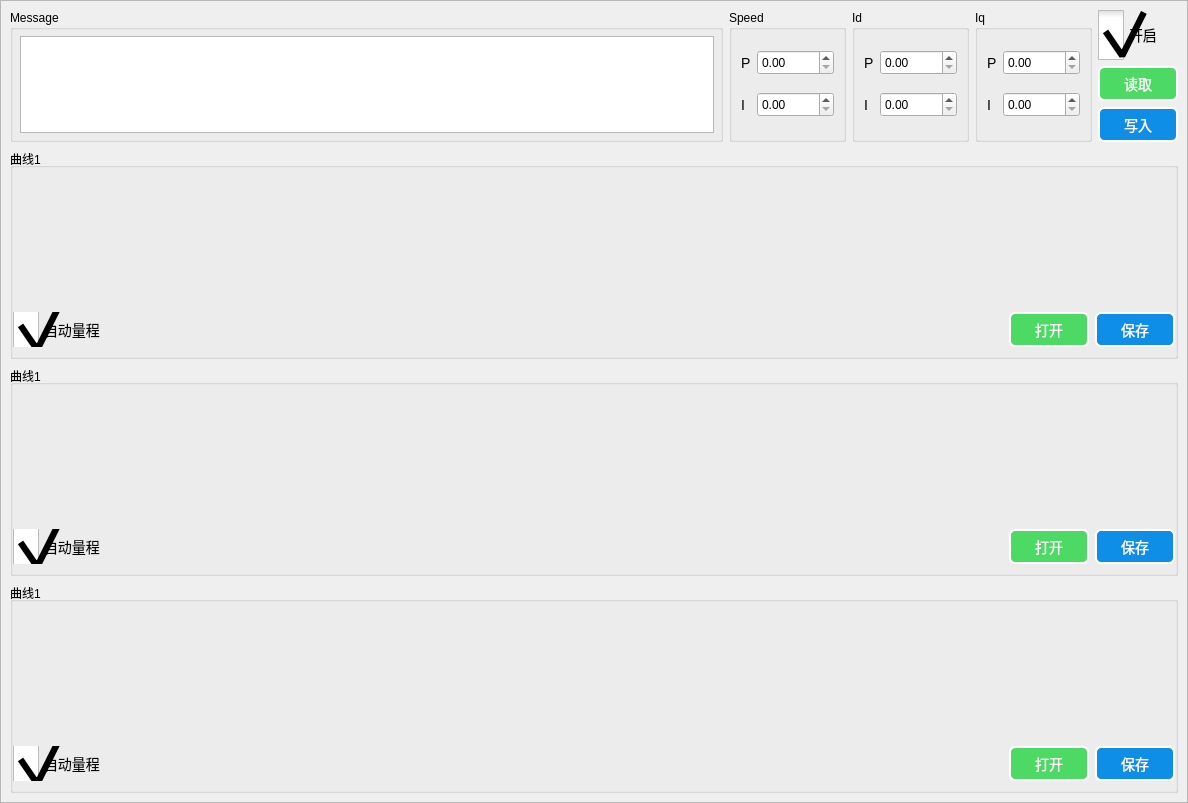
<?xml version="1.0" encoding="UTF-8"?>
<ui version="4.0">
 <class>MPlotUi</class>
 <widget class="QWidget" name="MPlotUi">
  <property name="geometry">
   <rect>
    <x>0</x>
    <y>0</y>
    <width>1188</width>
    <height>803</height>
   </rect>
  </property>
  <property name="windowTitle">
   <string>Form</string>
  </property>
  <property name="styleSheet">
   <string notr="true">


QTextBrowser{
	color: green;
}


QLabel{
    color: black;
    qproperty-alignment: AlignCenter;
	
    /*font-family: 'Verdana';*/
    font-size: 14px;}

/* ******************QPushButton****************** */
QPushButton{
    background-color: rgb(14, 142, 231);
	border-style: outset;
    border-width: 2px;
	border-radius: 6px;
    color: white;
	font-size: 14px;
}

QPushButton:hover{
    background-color: rgb(57, 159, 251);
}

QPushButton:pressed{
    background-color: rgb(0, 125, 213);
}

QPushButton:disabled{
    background-color: gray;
}

QCheckBox{
	font-size: 14px;
	alignment:center}


QRadioButton{
	font-size: 14px;
	alignment:center}

    /*RadioButton样式设置*/
    QRadioButton::indicator { 
    	width: 17px;
    	height: 17px;
    }
    /*单选框未选中样式*/
    QRadioButton::indicator::unchecked {
    	
    	image: url(:/images/skin/images/radiob-unchecked.png);
    }
    /*单选框选中样式*/
    QRadioButton::indicator::checked { 
    	image: url(:/images/skin/images/radiob-checked.png);
    }
    /*RadioButton和checkbox字体和间距设置*/
    QRadioButton ,QCheckBox{
    	spacing: 5px;
    	font-size: 14px;
    }
    /*checkbox样式设置*/
    QCheckBox::indicator { 
    	width: 26px;
    	height: 50px;
    }
    /*未选中*/
    QCheckBox::indicator::unchecked {	
    	image: url(:/images/skin/images/checkb-unche.png);
    }
    /*选中*/
    QCheckBox::indicator::checked { 
    	image: url(:/images/skin/images/checkb_check.png);
    }

</string>
  </property>
  <layout class="QGridLayout" name="gridLayout_3">
   <property name="leftMargin">
    <number>0</number>
   </property>
   <property name="topMargin">
    <number>0</number>
   </property>
   <property name="rightMargin">
    <number>0</number>
   </property>
   <property name="bottomMargin">
    <number>0</number>
   </property>
   <item row="0" column="0">
    <widget class="QScrollArea" name="scrollArea">
     <property name="horizontalScrollBarPolicy">
      <enum>Qt::ScrollBarAlwaysOff</enum>
     </property>
     <property name="widgetResizable">
      <bool>true</bool>
     </property>
     <widget class="QWidget" name="scrollAreaWidgetContents">
      <property name="geometry">
       <rect>
        <x>0</x>
        <y>0</y>
        <width>1186</width>
        <height>801</height>
       </rect>
      </property>
      <property name="minimumSize">
       <size>
        <width>0</width>
        <height>800</height>
       </size>
      </property>
      <layout class="QGridLayout" name="gridLayout_7">
       <item row="0" column="0">
        <layout class="QGridLayout" name="gridLayout_2">
         <item row="0" column="0" rowspan="3">
          <widget class="QGroupBox" name="groupBox_2">
           <property name="maximumSize">
            <size>
             <width>16777215</width>
             <height>888888</height>
            </size>
           </property>
           <property name="title">
            <string>Message</string>
           </property>
           <layout class="QGridLayout" name="gridLayout_4">
            <property name="leftMargin">
             <number>7</number>
            </property>
            <property name="topMargin">
             <number>6</number>
            </property>
            <property name="rightMargin">
             <number>6</number>
            </property>
            <property name="bottomMargin">
             <number>6</number>
            </property>
            <item row="0" column="0">
             <widget class="QTextBrowser" name="textBrowser"/>
            </item>
           </layout>
          </widget>
         </item>
         <item row="0" column="1" rowspan="3">
          <widget class="QGroupBox" name="groupBox_4">
           <property name="sizePolicy">
            <sizepolicy hsizetype="Preferred" vsizetype="Preferred">
             <horstretch>0</horstretch>
             <verstretch>0</verstretch>
            </sizepolicy>
           </property>
           <property name="title">
            <string>Speed</string>
           </property>
           <layout class="QGridLayout" name="gridLayout">
            <item row="0" column="0">
             <widget class="QLabel" name="label_6">
              <property name="text">
               <string>P</string>
              </property>
             </widget>
            </item>
            <item row="0" column="1">
             <widget class="QDoubleSpinBox" name="SpinBox_speedPRW">
              <property name="minimumSize">
               <size>
                <width>0</width>
                <height>25</height>
               </size>
              </property>
              <property name="maximumSize">
               <size>
                <width>16777215</width>
                <height>25</height>
               </size>
              </property>
              <property name="maximum">
               <double>99999.990000000005239</double>
              </property>
             </widget>
            </item>
            <item row="1" column="0">
             <widget class="QLabel" name="label_7">
              <property name="text">
               <string>I</string>
              </property>
             </widget>
            </item>
            <item row="1" column="1">
             <widget class="QDoubleSpinBox" name="SpinBox_speedIRW">
              <property name="minimumSize">
               <size>
                <width>0</width>
                <height>25</height>
               </size>
              </property>
              <property name="maximumSize">
               <size>
                <width>16777215</width>
                <height>25</height>
               </size>
              </property>
              <property name="maximum">
               <double>99999.990000000005239</double>
              </property>
             </widget>
            </item>
           </layout>
           <zorder>SpinBox_speedPRW</zorder>
           <zorder>label_7</zorder>
           <zorder>label_6</zorder>
           <zorder>SpinBox_speedIRW</zorder>
          </widget>
         </item>
         <item row="0" column="2" rowspan="3">
          <widget class="QGroupBox" name="groupBox_5">
           <property name="sizePolicy">
            <sizepolicy hsizetype="Preferred" vsizetype="Preferred">
             <horstretch>0</horstretch>
             <verstretch>0</verstretch>
            </sizepolicy>
           </property>
           <property name="title">
            <string>Id</string>
           </property>
           <layout class="QGridLayout" name="gridLayout_5">
            <item row="0" column="0">
             <widget class="QLabel" name="label_12">
              <property name="text">
               <string>P</string>
              </property>
             </widget>
            </item>
            <item row="0" column="1">
             <widget class="QDoubleSpinBox" name="SpinBox_idPRW">
              <property name="minimumSize">
               <size>
                <width>0</width>
                <height>25</height>
               </size>
              </property>
              <property name="maximumSize">
               <size>
                <width>16777215</width>
                <height>25</height>
               </size>
              </property>
              <property name="maximum">
               <double>99999.990000000005239</double>
              </property>
             </widget>
            </item>
            <item row="1" column="0">
             <widget class="QLabel" name="label_13">
              <property name="text">
               <string>I</string>
              </property>
             </widget>
            </item>
            <item row="1" column="1">
             <widget class="QDoubleSpinBox" name="SpinBox_idIRW">
              <property name="minimumSize">
               <size>
                <width>0</width>
                <height>25</height>
               </size>
              </property>
              <property name="maximumSize">
               <size>
                <width>16777215</width>
                <height>25</height>
               </size>
              </property>
              <property name="maximum">
               <double>99999.990000000005239</double>
              </property>
             </widget>
            </item>
           </layout>
           <zorder>SpinBox_idPRW</zorder>
           <zorder>label_13</zorder>
           <zorder>SpinBox_idIRW</zorder>
           <zorder>label_12</zorder>
          </widget>
         </item>
         <item row="0" column="3" rowspan="3">
          <widget class="QGroupBox" name="groupBox_6">
           <property name="sizePolicy">
            <sizepolicy hsizetype="Preferred" vsizetype="Preferred">
             <horstretch>0</horstretch>
             <verstretch>0</verstretch>
            </sizepolicy>
           </property>
           <property name="title">
            <string>Iq</string>
           </property>
           <layout class="QGridLayout" name="gridLayout_6">
            <item row="0" column="0">
             <widget class="QLabel" name="label_14">
              <property name="text">
               <string>P</string>
              </property>
             </widget>
            </item>
            <item row="0" column="1">
             <widget class="QDoubleSpinBox" name="SpinBox_iqPRW">
              <property name="minimumSize">
               <size>
                <width>0</width>
                <height>25</height>
               </size>
              </property>
              <property name="maximumSize">
               <size>
                <width>16777215</width>
                <height>25</height>
               </size>
              </property>
              <property name="maximum">
               <double>99999.990000000005239</double>
              </property>
             </widget>
            </item>
            <item row="1" column="0">
             <widget class="QLabel" name="label_15">
              <property name="text">
               <string>I</string>
              </property>
             </widget>
            </item>
            <item row="1" column="1">
             <widget class="QDoubleSpinBox" name="SpinBox_iqIRW">
              <property name="minimumSize">
               <size>
                <width>0</width>
                <height>25</height>
               </size>
              </property>
              <property name="maximumSize">
               <size>
                <width>16777215</width>
                <height>25</height>
               </size>
              </property>
              <property name="maximum">
               <double>99999.990000000005239</double>
              </property>
             </widget>
            </item>
           </layout>
           <zorder>SpinBox_iqPRW</zorder>
           <zorder>label_15</zorder>
           <zorder>SpinBox_iqIRW</zorder>
           <zorder>label_14</zorder>
          </widget>
         </item>
         <item row="0" column="4">
          <widget class="QCheckBox" name="checkBox_4">
           <property name="text">
            <string>开启</string>
           </property>
           <property name="checked">
            <bool>true</bool>
           </property>
          </widget>
         </item>
         <item row="1" column="4">
          <widget class="QPushButton" name="plotPauseBtn0_3">
           <property name="minimumSize">
            <size>
             <width>80</width>
             <height>35</height>
            </size>
           </property>
           <property name="styleSheet">
            <string notr="true">QPushButton{
    background-color: rgb(76, 218, 100);
	border-style: outset;
    border-width: 2px;
	border-radius: 6px;
    color: white;
	font-size: 14px;
}

QPushButton:hover{
    background-color: rgb(110, 230, 120);
}

QPushButton:pressed{
    background-color: rgb(50, 200, 80);
}

QPushButton:disabled{
    background-color: gray;
}</string>
           </property>
           <property name="text">
            <string>读取</string>
           </property>
          </widget>
         </item>
         <item row="2" column="4">
          <widget class="QPushButton" name="plotPauseBtn0_2">
           <property name="minimumSize">
            <size>
             <width>80</width>
             <height>35</height>
            </size>
           </property>
           <property name="text">
            <string>写入</string>
           </property>
          </widget>
         </item>
         <item row="3" column="0" colspan="5">
          <widget class="QGroupBox" name="groupBox">
           <property name="sizePolicy">
            <sizepolicy hsizetype="Expanding" vsizetype="Expanding">
             <horstretch>0</horstretch>
             <verstretch>0</verstretch>
            </sizepolicy>
           </property>
           <property name="minimumSize">
            <size>
             <width>0</width>
             <height>150</height>
            </size>
           </property>
           <property name="maximumSize">
            <size>
             <width>16777215</width>
             <height>300</height>
            </size>
           </property>
           <property name="title">
            <string>曲线1</string>
           </property>
           <property name="alignment">
            <set>Qt::AlignLeading|Qt::AlignLeft|Qt::AlignVCenter</set>
           </property>
           <layout class="QVBoxLayout" name="verticalLayout">
            <property name="leftMargin">
             <number>0</number>
            </property>
            <property name="rightMargin">
             <number>0</number>
            </property>
            <item>
             <widget class="QCustomPlot" name="customPlot" native="true">
              <property name="sizePolicy">
               <sizepolicy hsizetype="Expanding" vsizetype="Expanding">
                <horstretch>0</horstretch>
                <verstretch>0</verstretch>
               </sizepolicy>
              </property>
              <property name="minimumSize">
               <size>
                <width>0</width>
                <height>150</height>
               </size>
              </property>
             </widget>
            </item>
            <item>
             <layout class="QHBoxLayout" name="horizontalLayout">
              <item>
               <widget class="QCheckBox" name="checkBox">
                <property name="minimumSize">
                 <size>
                  <width>0</width>
                  <height>35</height>
                 </size>
                </property>
                <property name="maximumSize">
                 <size>
                  <width>16777215</width>
                  <height>35</height>
                 </size>
                </property>
                <property name="text">
                 <string>自动量程</string>
                </property>
                <property name="checked">
                 <bool>true</bool>
                </property>
               </widget>
              </item>
              <item>
               <spacer name="horizontalSpacer">
                <property name="orientation">
                 <enum>Qt::Horizontal</enum>
                </property>
                <property name="sizeHint" stdset="0">
                 <size>
                  <width>40</width>
                  <height>20</height>
                 </size>
                </property>
               </spacer>
              </item>
              <item>
               <widget class="QPushButton" name="plotOpenBtn0">
                <property name="minimumSize">
                 <size>
                  <width>80</width>
                  <height>35</height>
                 </size>
                </property>
                <property name="styleSheet">
                 <string notr="true">QPushButton{
    background-color: rgb(76, 218, 100);
	border-style: outset;
    border-width: 2px;
	border-radius: 6px;
    color: white;
	font-size: 14px;
}

QPushButton:hover{
    background-color: rgb(110, 230, 120);
}

QPushButton:pressed{
    background-color: rgb(50, 200, 80);
}

QPushButton:disabled{
    background-color: gray;
}</string>
                </property>
                <property name="text">
                 <string>打开</string>
                </property>
               </widget>
              </item>
              <item>
               <widget class="QPushButton" name="plotSaveBtn0">
                <property name="minimumSize">
                 <size>
                  <width>80</width>
                  <height>35</height>
                 </size>
                </property>
                <property name="text">
                 <string>保存</string>
                </property>
               </widget>
              </item>
             </layout>
            </item>
           </layout>
          </widget>
         </item>
         <item row="4" column="0" colspan="5">
          <widget class="QGroupBox" name="groupBox_3">
           <property name="sizePolicy">
            <sizepolicy hsizetype="Expanding" vsizetype="Expanding">
             <horstretch>0</horstretch>
             <verstretch>0</verstretch>
            </sizepolicy>
           </property>
           <property name="minimumSize">
            <size>
             <width>0</width>
             <height>150</height>
            </size>
           </property>
           <property name="maximumSize">
            <size>
             <width>16777215</width>
             <height>300</height>
            </size>
           </property>
           <property name="title">
            <string>曲线1</string>
           </property>
           <property name="alignment">
            <set>Qt::AlignLeading|Qt::AlignLeft|Qt::AlignVCenter</set>
           </property>
           <layout class="QVBoxLayout" name="verticalLayout_2">
            <property name="leftMargin">
             <number>0</number>
            </property>
            <property name="rightMargin">
             <number>0</number>
            </property>
            <item>
             <widget class="QCustomPlot" name="customPlot2" native="true">
              <property name="sizePolicy">
               <sizepolicy hsizetype="Expanding" vsizetype="Expanding">
                <horstretch>0</horstretch>
                <verstretch>0</verstretch>
               </sizepolicy>
              </property>
              <property name="minimumSize">
               <size>
                <width>0</width>
                <height>150</height>
               </size>
              </property>
             </widget>
            </item>
            <item>
             <layout class="QHBoxLayout" name="horizontalLayout_2">
              <item>
               <widget class="QCheckBox" name="checkBox_2">
                <property name="sizePolicy">
                 <sizepolicy hsizetype="Minimum" vsizetype="Preferred">
                  <horstretch>0</horstretch>
                  <verstretch>0</verstretch>
                 </sizepolicy>
                </property>
                <property name="minimumSize">
                 <size>
                  <width>0</width>
                  <height>35</height>
                 </size>
                </property>
                <property name="maximumSize">
                 <size>
                  <width>16777215</width>
                  <height>35</height>
                 </size>
                </property>
                <property name="text">
                 <string>自动量程</string>
                </property>
                <property name="checked">
                 <bool>true</bool>
                </property>
               </widget>
              </item>
              <item>
               <spacer name="horizontalSpacer_2">
                <property name="orientation">
                 <enum>Qt::Horizontal</enum>
                </property>
                <property name="sizeHint" stdset="0">
                 <size>
                  <width>40</width>
                  <height>20</height>
                 </size>
                </property>
               </spacer>
              </item>
              <item>
               <widget class="QPushButton" name="plotOpenBtn0_2">
                <property name="minimumSize">
                 <size>
                  <width>80</width>
                  <height>35</height>
                 </size>
                </property>
                <property name="styleSheet">
                 <string notr="true">QPushButton{
    background-color: rgb(76, 218, 100);
	border-style: outset;
    border-width: 2px;
	border-radius: 6px;
    color: white;
	font-size: 14px;
}

QPushButton:hover{
    background-color: rgb(110, 230, 120);
}

QPushButton:pressed{
    background-color: rgb(50, 200, 80);
}

QPushButton:disabled{
    background-color: gray;
}</string>
                </property>
                <property name="text">
                 <string>打开</string>
                </property>
               </widget>
              </item>
              <item>
               <widget class="QPushButton" name="plotSaveBtn0_2">
                <property name="minimumSize">
                 <size>
                  <width>80</width>
                  <height>35</height>
                 </size>
                </property>
                <property name="text">
                 <string>保存</string>
                </property>
               </widget>
              </item>
             </layout>
            </item>
           </layout>
          </widget>
         </item>
         <item row="5" column="0" colspan="5">
          <widget class="QGroupBox" name="groupBox_7">
           <property name="sizePolicy">
            <sizepolicy hsizetype="Expanding" vsizetype="Expanding">
             <horstretch>0</horstretch>
             <verstretch>0</verstretch>
            </sizepolicy>
           </property>
           <property name="minimumSize">
            <size>
             <width>0</width>
             <height>150</height>
            </size>
           </property>
           <property name="maximumSize">
            <size>
             <width>16777215</width>
             <height>300</height>
            </size>
           </property>
           <property name="title">
            <string>曲线1</string>
           </property>
           <property name="alignment">
            <set>Qt::AlignLeading|Qt::AlignLeft|Qt::AlignVCenter</set>
           </property>
           <layout class="QVBoxLayout" name="verticalLayout_3">
            <property name="leftMargin">
             <number>0</number>
            </property>
            <property name="rightMargin">
             <number>0</number>
            </property>
            <item>
             <widget class="QCustomPlot" name="customPlot3" native="true">
              <property name="sizePolicy">
               <sizepolicy hsizetype="Expanding" vsizetype="Expanding">
                <horstretch>0</horstretch>
                <verstretch>0</verstretch>
               </sizepolicy>
              </property>
              <property name="minimumSize">
               <size>
                <width>0</width>
                <height>150</height>
               </size>
              </property>
             </widget>
            </item>
            <item>
             <layout class="QHBoxLayout" name="horizontalLayout_3">
              <item>
               <widget class="QCheckBox" name="checkBox_3">
                <property name="minimumSize">
                 <size>
                  <width>0</width>
                  <height>35</height>
                 </size>
                </property>
                <property name="maximumSize">
                 <size>
                  <width>16777215</width>
                  <height>35</height>
                 </size>
                </property>
                <property name="text">
                 <string>自动量程</string>
                </property>
                <property name="checked">
                 <bool>true</bool>
                </property>
               </widget>
              </item>
              <item>
               <spacer name="horizontalSpacer_3">
                <property name="orientation">
                 <enum>Qt::Horizontal</enum>
                </property>
                <property name="sizeHint" stdset="0">
                 <size>
                  <width>40</width>
                  <height>20</height>
                 </size>
                </property>
               </spacer>
              </item>
              <item>
               <widget class="QPushButton" name="plotOpenBtn0_3">
                <property name="minimumSize">
                 <size>
                  <width>80</width>
                  <height>35</height>
                 </size>
                </property>
                <property name="styleSheet">
                 <string notr="true">QPushButton{
    background-color: rgb(76, 218, 100);
	border-style: outset;
    border-width: 2px;
	border-radius: 6px;
    color: white;
	font-size: 14px;
}

QPushButton:hover{
    background-color: rgb(110, 230, 120);
}

QPushButton:pressed{
    background-color: rgb(50, 200, 80);
}

QPushButton:disabled{
    background-color: gray;
}</string>
                </property>
                <property name="text">
                 <string>打开</string>
                </property>
               </widget>
              </item>
              <item>
               <widget class="QPushButton" name="plotSaveBtn0_3">
                <property name="minimumSize">
                 <size>
                  <width>80</width>
                  <height>35</height>
                 </size>
                </property>
                <property name="text">
                 <string>保存</string>
                </property>
               </widget>
              </item>
             </layout>
            </item>
           </layout>
          </widget>
         </item>
        </layout>
       </item>
      </layout>
     </widget>
    </widget>
   </item>
  </layout>
 </widget>
 <customwidgets>
  <customwidget>
   <class>QCustomPlot</class>
   <extends>QWidget</extends>
   <header location="global">qcustomplot/qcustomplot.h</header>
   <container>1</container>
  </customwidget>
 </customwidgets>
 <resources/>
 <connections/>
</ui>
